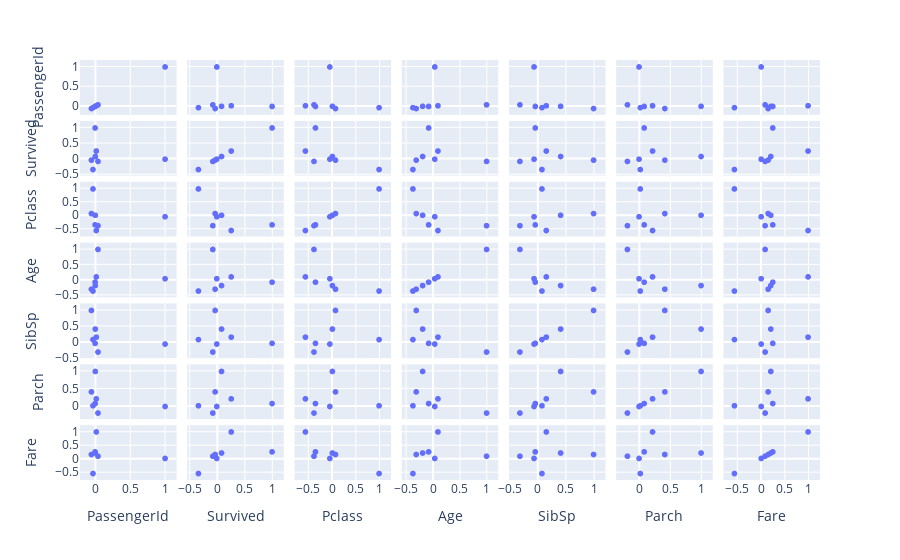

The notebook cell saved with this chart:
### Code cell
px.scatter_matrix(correlation_df)

### Figure 1 — Plotly figure (JSON) as saved in the notebook; plotly's stock layout.template omitted (floating-point values rounded to 4 significant figures)
{"data": [{"dimensions": [{"axis": {"matches": true}, "label": "PassengerId", "values": [1, -0.005007, -0.03514, 0.03685, -0.05753, -0.001652, 0.01266]}, {"axis": {"matches": true}, "label": "Survived", "values": [-0.005007, 1, -0.3385, -0.07722, -0.03532, 0.08163, 0.2573]}, {"axis": {"matches": true}, "label": "Pclass", "values": [-0.03514, -0.3385, 1, -0.3692, 0.08308, 0.01844, -0.5495]}, {"axis": {"matches": true}, "label": "Age", "values": [0.03685, -0.07722, -0.3692, 1, -0.3082, -0.1891, 0.09607]}, {"axis": {"matches": true}, "label": "SibSp", "values": [-0.05753, -0.03532, 0.08308, -0.3082, 1, 0.4148, 0.1597]}, {"axis": {"matches": true}, "label": "Parch", "values": [-0.001652, 0.08163, 0.01844, -0.1891, 0.4148, 1, 0.2162]}, {"axis": {"matches": true}, "label": "Fare", "values": [0.01266, 0.2573, -0.5495, 0.09607, 0.1597, 0.2162, 1]}], "hovertemplate": "%{xaxis.title.text}=%{x}<br>%{yaxis.title.text}=%{y}<extra></extra>", "legendgroup": "", "marker": {"color": "#636efa", "symbol": "circle"}, "name": "", "showlegend": false, "type": "splom"}], "layout": {"dragmode": "select", "legend": {"tracegroupgap": 0}, "margin": {"t": 60}}}
